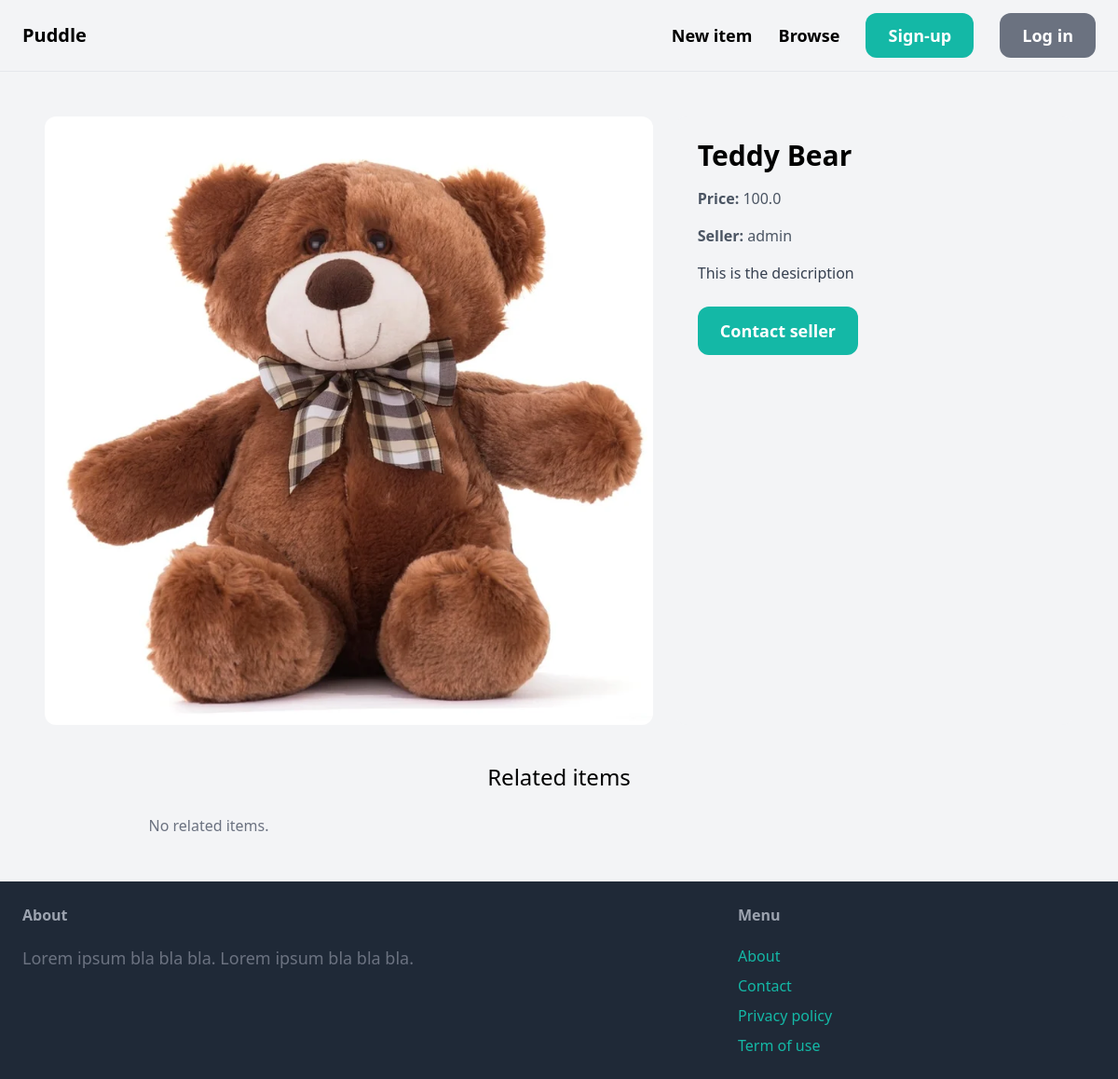
Page /items/1/ on the committed database.
### item/models.py (models this page shows)
class Item(models.Model):
    category = models.ForeignKey(Category, related_name='items', on_delete=models.CASCADE)
    name = models.CharField(max_length=255)
    description = models.TextField(blank=True, null=True)
    price = models.FloatField()
    image = models.ImageField(upload_to='item_images', blank=True, null=True)
    is_sold = models.BooleanField(default=False)
    created_by = models.ForeignKey(User, related_name='item', on_delete=models.CASCADE)
    created_at = models.DateTimeField(auto_now_add=True)

### item/views.py (the view)
# urls.py: path('<int:pk>/', views.detail, name='detail'),
def detail(request, pk):
    item = get_object_or_404(Item, pk=pk)
    return render(request, 'detail.html', {'item': item})

### core/templates/detail.html (shortened to what this page needs)
{% extends 'core/base.html' %}
{% block content %}
<div class="max-w-6xl mx-auto p-6">
  <div class="grid grid-cols-1 md:grid-cols-5 gap-6">
    <div class="md:col-span-3">
      {% if item.image %}
        <img src="{{ item.image.url }}" alt="{{ item.name }}" class="w-full rounded-xl object-contain">
      {% else %}
        <div class="w-full h-80 bg-gray-100 rounded-xl flex items-center justify-center">
          <span class="text-gray-500">No image</span>
        </div>
      {% endif %}
    </div>
    <aside class="md:col-span-2 p-6 bg-gray-100 rounded-xl">
      <h1 class="mb-4 text-3xl font-semibold">{{ item.name }}</h1>
      <p class="text-gray-600 mb-4"><strong>Price:</strong> {{ item.price }}</p>
      <p class="text-gray-600 mb-4"><strong>Seller:</strong> {{ item.created_by.username }}</p>
      <p class="text-gray-700">{{ item.description }}</p>
      <a href="#" class="inline-block mt-6 px-6 py-3 text-lg font-semibold bg-teal-500 text-white rounded-xl hover:bg-teal-700">Contact seller</a>
    </aside>
  </div>
  <h2 class="mt-10 text-2xl text-center">Related items</h2>
  <div class="grid grid-cols-1 sm:grid-cols-2 md:grid-cols-3 gap-6 mt-6">
    {% for item in related_items %}
      <a href="{% url 'item:detail' related.id %}" class="block">
        <div class="bg-white rounded-xl shadow-md overflow-hidden">
          {% if related.image %}
            <img src="{{ related.image.url }}" class="w-full h-48 object-contain" alt="{{ related.name }}">
          {% endif %}
          <div class="p-4 text-center">
            <h3 class="font-semibold">{{ related.name }}</h3>
            <p class="text-gray-500">Price: {{ related.price }}</p>
          </div>
        </div>
      </a>
    {% empty %}
      <p class="text-center text-gray-500">No related items.</p>
    {% endfor %}
  </div>
</div>
{% endblock %}

### rows in the picture
Item: image (picture), name "Teddy Bear", price "100.0", created_by.username "admin", description "This is the desicription"
